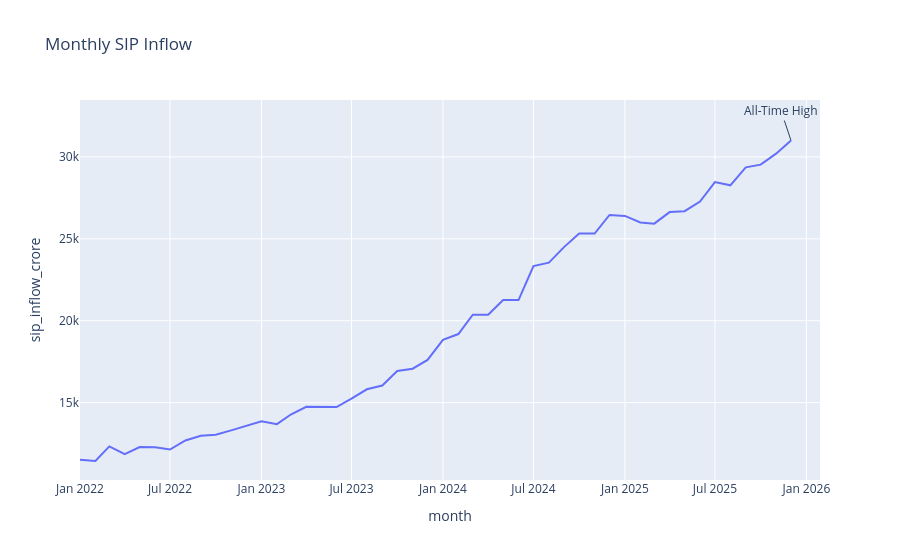

Notebook code cell kept with this figure:
### Markdown cell above
# 3. SIP Inflow Trend

### Code cell
import kaleido

sip["month"] = pd.to_datetime(sip["month"])

fig = px.line(
    sip,
    x="month",
    y="sip_inflow_crore",
    title="Monthly SIP Inflow"
)

peak = sip.loc[
    sip["sip_inflow_crore"].idxmax()
]

fig.add_annotation(
    x=peak["month"],
    y=peak["sip_inflow_crore"],
    text="All-Time High",
    showarrow=True
)

fig.show()

try:
    fig.write_image("../reports/sip_trend.png")
except ImportError:
    fig.write_html("../reports/sip_trend.html")
    print("Kaleido not installed. Saved interactive plot at ../reports/sip_trend.html")
except Exception as e:
    fig.write_html("../reports/sip_trend.html")
    print(f"Could not write static image ({e}). Saved interactive plot at ../reports/sip_trend.html")

### Figure 1 — Plotly figure (JSON) as saved in the notebook; plotly's stock layout.template omitted (floating-point values rounded to 4 significant figures)
{"data": [{"hovertemplate": "month=%{x}<br>sip_inflow_crore=%{y}<extra></extra>", "legendgroup": "", "line": {"color": "#636efa", "dash": "solid"}, "marker": {"symbol": "circle"}, "mode": "lines", "name": "", "orientation": "v", "showlegend": false, "type": "scatter", "x": ["2022-01-01T00:00:00.000000", "2022-02-01T00:00:00.000000", "2022-03-01T00:00:00.000000", "2022-04-01T00:00:00.000000", "2022-05-01T00:00:00.000000", "2022-06-01T00:00:00.000000", "2022-07-01T00:00:00.000000", "2022-08-01T00:00:00.000000", "2022-09-01T00:00:00.000000", "2022-10-01T00:00:00.000000", "2022-11-01T00:00:00.000000", "2022-12-01T00:00:00.000000", "2023-01-01T00:00:00.000000", "2023-02-01T00:00:00.000000", "2023-03-01T00:00:00.000000", "2023-04-01T00:00:00.000000", "2023-05-01T00:00:00.000000", "2023-06-01T00:00:00.000000", "2023-07-01T00:00:00.000000", "2023-08-01T00:00:00.000000", "2023-09-01T00:00:00.000000", "2023-10-01T00:00:00.000000", "2023-11-01T00:00:00.000000", "2023-12-01T00:00:00.000000", "2024-01-01T00:00:00.000000", "2024-02-01T00:00:00.000000", "2024-03-01T00:00:00.000000", "2024-04-01T00:00:00.000000", "2024-05-01T00:00:00.000000", "2024-06-01T00:00:00.000000", "2024-07-01T00:00:00.000000", "2024-08-01T00:00:00.000000", "2024-09-01T00:00:00.000000", "2024-10-01T00:00:00.000000", "2024-11-01T00:00:00.000000", "2024-12-01T00:00:00.000000", "2025-01-01T00:00:00.000000", "2025-02-01T00:00:00.000000", "2025-03-01T00:00:00.000000", "2025-04-01T00:00:00.000000", "2025-05-01T00:00:00.000000", "2025-06-01T00:00:00.000000", "2025-07-01T00:00:00.000000", "2025-08-01T00:00:00.000000", "2025-09-01T00:00:00.000000", "2025-10-01T00:00:00.000000", "2025-11-01T00:00:00.000000", "2025-12-01T00:00:00.000000"], "xaxis": "x", "y": [11517, 11438, 12328, 11863, 12286, 12276, 12140, 12694, 12976, 13040, 13306, 13573, 13856, 13687, 14276, 14749, 14749, 14734, 15245, 15814, 16042, 16928, 17073, 17610, 18838, 19187, 20371, 20371, 21262, 21262, 23332, 23547, 24509, 25323, 25320, 26459, 26400, 25999, 25926, 26632, 26688, 27274, 28464, 28265, 29361, 29529, 30200, 31002], "yaxis": "y"}], "layout": {"annotations": [{"showarrow": true, "text": "All-Time High", "x": "2025-12-01T00:00:00", "y": 31002}], "legend": {"tracegroupgap": 0}, "title": {"text": "Monthly SIP Inflow"}, "xaxis": {"anchor": "y", "domain": [0, 1], "title": {"text": "month"}}, "yaxis": {"anchor": "x", "domain": [0, 1], "title": {"text": "sip_inflow_crore"}}}}
